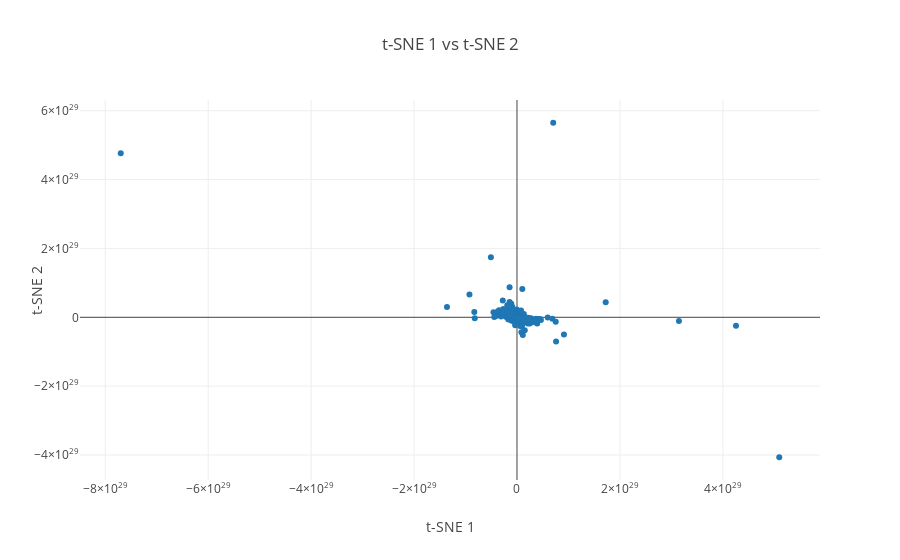

Source (notebook cell):
### Code cell
plot_words(conv_tsne_embds, 0, 2000, 1)

### Figure 1 — Plotly figure (JSON) as saved in the notebook; plotly's stock layout.template omitted (floating-point values rounded to 4 significant figures; data arrays with more than 128 entries replaced by an {"elided": "..."} marker saying what was removed)
{"data": [{"mode": "markers", "text": {"elided": "2000 str values"}, "type": "scatter", "x": {"elided": "2000 float values"}, "y": {"elided": "2000 float values"}}], "layout": {"hovermode": "closest", "title": "t-SNE 1 vs t-SNE 2", "xaxis": {"title": "t-SNE 1"}, "yaxis": {"title": "t-SNE 2"}}}
